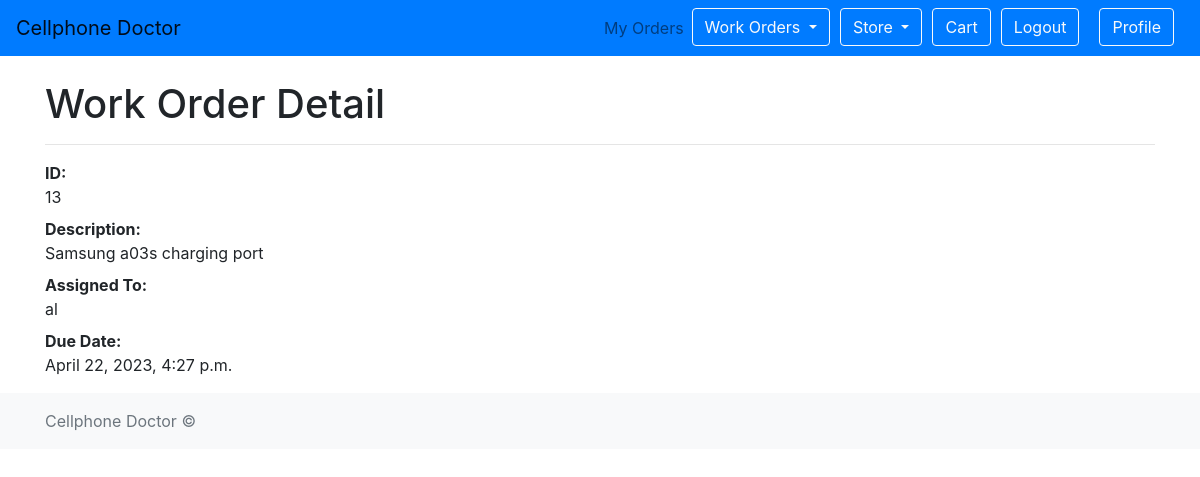
The app's page /work_orders/work_order/13/ (signed in) with its own data.
### work_orders/models.py (models this page shows, shortened)
class WorkOrder(models.Model):
    user = models.ForeignKey(User, on_delete=models.CASCADE)
    description = models.TextField()
    work_order_price = models.DecimalField(max_digits=10, decimal_places=2)
    assigned_to = models.ForeignKey(User, on_delete=models.CASCADE, blank=True, null=True, related_name='workorder_assigned_to')
    due_date = models.DateTimeField(blank=True, null=True)
    completed = models.BooleanField(default=False)
    created_date = models.DateTimeField(default=timezone.now)
    updated_date = models.DateTimeField(blank=True, null=True)
    created_by = models.ForeignKey(User, on_delete=models.CASCADE,
                                   related_name='workorder_created_by',
                                   blank=True, null=True)
    updated_by = models.ForeignKey(User, on_delete=models.CASCADE,
                                   related_name='workorder_updated_by',
                                   blank=True, null=True)

### work_orders/views.py (the view)
# urls.py: path('work_order/<int:pk>/', workorder_detail, name='workorder_detail'),
@login_required
def workorder_detail(request, pk):
    workorder = get_object_or_404(WorkOrder, pk=pk)
    return render(request, 'work_orders/workorder_detail.html',
                  {'workorder': workorder})

### work_orders/templates/work_orders/workorder_detail.html
{% extends 'base.html' %}
{% block content %}
  <h1>Work Order Detail</h1>
  <hr>
  <dl>
    <dt>ID:</dt>
    <dd>{{ workorder.id }}</dd>
    <dt>Description:</dt>
    <dd>{{ workorder.description }}</dd>
    <dt>Assigned To:</dt>
    <dd>{{ workorder.assigned_to }}</dd>
    <dt>Due Date:</dt>
    <dd>{{ workorder.due_date }}</dd>
  </dl>
{% endblock %}

### records on screen
WorkOrder: id "13", description "Samsung a03s charging port", assigned_to "al", due_date "April 22, 2023, 4:27 p.m."
